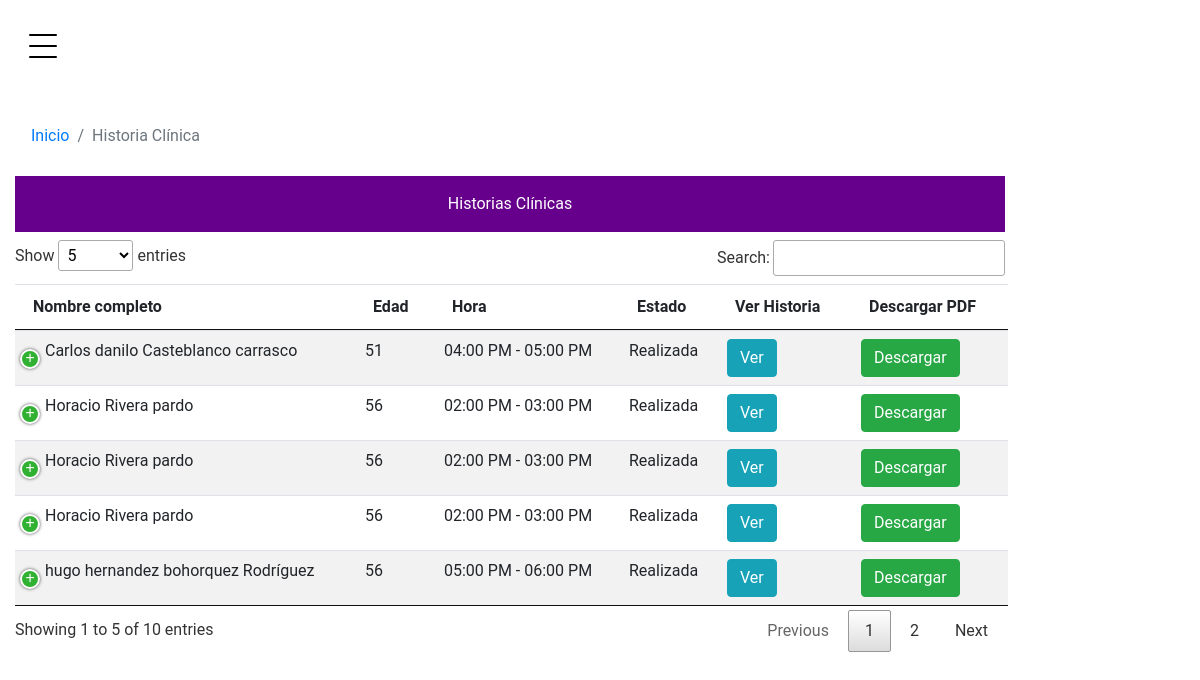
Screenshot of /Admin/historia_clinica.php (signed in) with the database file from the repository.
### tables this page shows
CREATE TABLE `citas` (
  `id_cita` int(11) NOT NULL,
  `id_paciente` int(11) NOT NULL,
  `id_doctor` int(11) NOT NULL,
  `fecha_cita` date NOT NULL,
  `hora_cita` varchar(20) DEFAULT NULL,
  `id_consultas` int(11) NOT NULL,
  `estado` varchar(11) NOT NULL
);

CREATE TABLE `pacientes` (
  `id_paciente` int(11) NOT NULL,
  `nombre` varchar(255) NOT NULL,
  `apellido` varchar(255) NOT NULL,
  `telefono` varchar(50) NOT NULL,
  `sexo` varchar(60) NOT NULL,
  `fecha_nacimiento` date NOT NULL,
  `correo_electronico` varchar(255) NOT NULL,
  `clave` varchar(255) NOT NULL,
  `foto_perfil` varchar(255) DEFAULT NULL,
  `tipo_imagen` varchar(20) DEFAULT 'perfil',
  `eps` varchar(255) DEFAULT NULL,
  `ocupacion` varchar(255) DEFAULT NULL,
  `estado_civil` varchar(50) DEFAULT NULL,
  `cedula` varchar(50) DEFAULT NULL,
  `emergencia_nombre` varchar(255) DEFAULT NULL,
  `emergencia_telefono` varchar(50) DEFAULT NULL,
  `menor_acompanante` varchar(255) DEFAULT NULL,
  `menor_parentesco` varchar(50) DEFAULT NULL,
  `menor_telefono` varchar(50) DEFAULT NULL,
  `tipo_sangre` varchar(10) DEFAULT NULL,
  `alertas_medicas` text DEFAULT NULL,
  `lugar_direccion_residencia` varchar(255) DEFAULT NULL,
  `numero_documento` varchar(20) DEFAULT NULL,
  `historia_cardiovasculares` enum('Sí','No') DEFAULT 'No',
  `historia_hemorragicas` enum('Sí','No') DEFAULT 'No',
  `historia_dermatologicas` enum('Sí','No') DEFAULT 'No',
  `historia_mentales` enum('Sí','No') DEFAULT 'No',
  `historia_diabetes` enum('Sí','No') DEFAULT 'No',
  `historia_cancer` enum('Sí','No') DEFAULT 'No',
  `historia_artritis` enum('Sí','No') DEFAULT 'No',
  `historia_alergias` enum('Sí','No') DEFAULT 'No',
  `historia_cirugias` enum('Sí','No') DEFAULT 'No',
  `historia_otros` text DEFAULT NULL
);

### php/consultas.php (called while the page is built, shortened)
<?php
function MostrarCitasCompletadas($link, $id_doctor)
{
    $query = "
        SELECT
            c.id_cita, p.id_paciente, p.nombre, p.apellido, d.nombreD,
            p.fecha_nacimiento, c.fecha_cita, c.hora_cita, con.tipo, c.estado,
            YEAR(CURDATE()) - YEAR(p.fecha_nacimiento) AS años, pd.descripcion
        FROM citas AS c
        LEFT JOIN pacientes AS p ON p.id_paciente = c.id_paciente
        LEFT JOIN doctor AS d ON d.id_doctor = c.id_doctor
        LEFT JOIN consultas AS con ON con.id_consultas = c.id_consultas
        LEFT JOIN paciente_diagnostico AS pd ON pd.id_cita = c.id_cita
        WHERE d.id_doctor = ? AND c.estado = 'A'";
    $stmt = mysqli_prepare($link, $query);
    mysqli_stmt_bind_param($stmt, "i", $id_doctor);
    mysqli_stmt_execute($stmt);
    $result = mysqli_stmt_get_result($stmt);
    return $result;
}
?>

### Admin/historia_clinica.php (the view, shortened to what this page needs)
<?php
include_once('../php/conexionDB.php');
include_once('../php/consultas.php');
$vUsuario = $_SESSION['id_doctor'];
$resultadoCitas = MostrarCitasCompletadas($link, $vUsuario);
?>
<!DOCTYPE html>
<html lang="es">
<head>
    <link rel="stylesheet" href="../src/css/lib/bootstrap/css/bootstrap.min.css">
    <link rel="stylesheet" href="../src/css/admin.css?v=3.8">
    <link rel="stylesheet" href="../src/css/custom_styles.css">
    <link rel="stylesheet" href="../src/css/lib/fontawesome/css/all.css">
    <link rel="stylesheet" href="../src/js/lib/datatable/css/jquery.dataTables.min.css">
    <link rel="stylesheet" href="../src/js/lib/datatable/css/responsive.dataTables.min.css">
</head>
<body>
    <aside class="sidebar">
        <div class="toggle">
            <a href="#" class="burger js-menu-toggle" data-toggle="collapse" data-target="#main-navbar">
                <span></span>
            </a>
        </div>
    </aside>
    <main class="bg bg-white">
        <div class="site-section">
            <div class="container">
                <div class="row justify-content-center">
                    <div class="col-md-12">
                        <div class="content-box-large">
                            <ol class="breadcrumb bg-white">
                                <li class="breadcrumb-item"><a href="./inicioAdmin.php">Inicio</a></li>
                                <li class="breadcrumb-item active">Historia Clínica</li>
                            </ol>
                            <div class="panel-body">
                                <div class="row">
                                    <div class="col-md-12 text-info">
                                        <div class="p-3 mb-2 bg-primary text-white text-center">Historias Clínicas</div>
                                        <table id="example" class="table table-striped nowrap responsive">
                                            <thead>
                                                <tr>
                                                    <th>Nombre completo</th>
                                                    <th>Edad</th>
                                                    <th>Hora</th>
                                                    <th>Estado</th>
                                                    <th>Ver Historia</th>
                                                    <th>Descargar PDF</th>
                                                </tr>
                                            </thead>
                                            <tbody>
                                                <?php while ($row = mysqli_fetch_array($resultadoCitas, MYSQLI_ASSOC)) { ?>
                                                    <tr>
                                                        <td><?php echo $row['nombre'] . ' ' . $row['apellido']; ?></td>
                                                        <td><?php echo $row['años'] ?? 'N/A'; ?></td>
                                                        <td><?php echo $row['hora_cita'] ?? 'N/A'; ?></td>
                                                        <td>Realizada</td>
                                                        <td><a class="btn btn-info" href="ver_historia.php?id_cita=<?php echo $row['id_cita']; ?>&id_paciente=<?php echo $row['id_paciente']; ?>">Ver</a></td>
                                                        <td>
                                                            <form action="descargar_historia.php" method="POST">
                                                                <button type="submit" class="btn btn-success">Descargar</button>
                                                            </form>
                                                        </td>
                                                    </tr>
                                                <?php } ?>
                                            </tbody>
                                        </table>
                                    </div>
                                </div>
                            </div>
                        </div>
                    </div>
                </div>
            </div>
        </div>
    </main>
</body>
</html>

### src/css/admin.css (style rules this page uses)
body { display: flex; font-family: "Roboto", -apple-system, BlinkMacSystemFont, "Segoe UI", Roboto, "Helvetica Neue", Arial, "Noto Sans", sans-serif, "Apple Color Emoji", "Segoe UI Emoji", "Segoe UI Symbol", "Noto Color Emoji"; background-color: #ffffff; position: relative; margin: 0; }
body:before { position: absolute; content: ""; z-index: 1; top: 0; left: 0; right: 0; bottom: 0; background-color: rgba(0, 0, 0, 0.05); opacity: 0; visibility: hidden; -webkit-transition: 0.3s all ease-in-out; -o-transition: 0.3s all ease-in-out; transition: 0.3s all ease-in-out; }
a { -webkit-transition: 0.3s all ease; -o-transition: 0.3s all ease; transition: 0.3s all ease; }
a, a:hover { text-decoration: none !important; }
.site-section { padding: 7rem 0; }
aside, main { height: auto; min-height: 100vh; color: rgb(0, 0, 0); }
aside { width: 300px; left: 0; z-index: 1001; position: fixed; -webkit-transform: translateX(-100%); -ms-transform: translateX(-100%); transform: translateX(-100%); background-color: #fff; -webkit-transition: 1s -webkit-transform cubic-bezier(0.23, 1, 0.32, 1); transition: 1s -webkit-transform cubic-bezier(0.23, 1, 0.32, 1); -o-transition: 1s transform cubic-bezier(0.23, 1, 0.32, 1); transition: 1s transform cubic-bezier(0.23, 1, 0.32, 1); transition: 1s transform cubic-bezier(0.23, 1, 0.32, 1), 1s -webkit-transform cubic-bezier(0.23, 1, 0.32, 1); }
aside .toggle { padding-left: 30px; padding-top: 30px; position: absolute; right: 0; -webkit-transform: translateX(100%); -ms-transform: translateX(100%); transform: translateX(100%); }
main { width: 100%; -webkit-transition: 1s -webkit-transform cubic-bezier(0.23, 1, 0.32, 1); transition: 1s -webkit-transform cubic-bezier(0.23, 1, 0.32, 1); -o-transition: 1s transform cubic-bezier(0.23, 1, 0.32, 1); transition: 1s transform cubic-bezier(0.23, 1, 0.32, 1); transition: 1s transform cubic-bezier(0.23, 1, 0.32, 1), 1s -webkit-transform cubic-bezier(0.23, 1, 0.32, 1); }
main .container { max-width: 85%; margin-left: 0; padding-left: 15px; padding-right: 15px; }
.burger { width: 28px; height: 32px; cursor: pointer; position: relative; z-index: 99; float: right; }
.burger:before, .burger span, .burger:after { width: 100%; height: 2px; display: block; background: #000; border-radius: 2px; position: absolute; opacity: 1; }
.burger:before, .burger:after { -webkit-transition: top 0.35s cubic-bezier(0.23, 1, 0.32, 1), opacity 0.35s cubic-bezier(0.23, 1, 0.32, 1), background-color 1.15s cubic-bezier(0.86, 0, 0.07, 1), -webkit-transform 0.35s cubic-bezier(0.23, 1, 0.32, 1); transition: top 0.35s cubic-bezier(0.23, 1, 0.32, 1), opacity 0.35s cubic-bezier(0.23, 1, 0.32, 1), background-color 1.15s cubic-bezier(0.86, 0, 0.07, 1), -webkit-transform 0.35s cubic-bezier(0.23, 1, 0.32, 1); -o-transition: top 0.35s cubic-bezier(0.23, 1, 0.32, 1), transform 0.35s cubic-bezier(0.23, 1, 0.32, 1), opacity 0.35s cubic-bezier(0.23, 1, 0.32, 1), background-color 1.15s cubic-bezier(0.86, 0, 0.07, 1); transition: top 0.35s cubic-bezier(0.23, 1, 0.32, 1), transform 0.35s cubic-bezier(0.23, 1, 0.32, 1), opacity 0.35s cubic-bezier(0.23, 1, 0.32, 1), background-color 1.15s cubic-bezier(0.86, 0, 0.07, 1); transition: top 0.35s cubic-bezier(0.23, 1, 0.32, 1), transform 0.35s cubic-bezier(0.23, 1, 0.32, 1), opacity 0.35s cubic-bezier(0.23, 1, 0.32, 1), background-color 1.15s cubic-bezier(0.86, 0, 0.07, 1), -webkit-transform 0.35s cubic-bezier(0.23, 1, 0.32, 1); -webkit-transition: top 0.35s cubic-bezier(0.23, 1, 0.32, 1), -webkit-transform 0.35s cubic-bezier(0.23, 1, 0.32, 1), opacity 0.35s cubic-bezier(0.23, 1, 0.32, 1), background-color 1.15s cubic-bezier(0.86, 0, 0.07, 1); content: ""; }
.burger:before { top: 4px; }
.burger span { top: 15px; }
.burger:after { top: 26px; }
.bg-primary { background-color: #66008c !important; }
.bg-primary.text-white { color: #ffffff !important; }

### src/css/custom_styles.css (style rules this page uses)
:root { --primary-purple: #6a1b9a; --secondary-purple: #9F7AEA; --light-gray: #F8F9FA; --dark-gray: #333333; }
.sidebar { background-color: #FFFFFF; border-right: 1px solid #E9ECEF; }

### rows the page displays
citas: id_paciente.nombre "Horacio", id_paciente.apellido "Rivera pardo", años "56", hora_cita "02:00 PM - 03:00 PM"
citas: id_paciente.nombre "Horacio", id_paciente.apellido "Rivera pardo", años "56", hora_cita "02:00 PM - 03:00 PM"
citas: id_paciente.nombre "Horacio", id_paciente.apellido "Rivera pardo", años "56", hora_cita "02:00 PM - 03:00 PM"
citas: id_paciente.nombre "hugo hernandez", id_paciente.apellido "bohorquez Rodríguez", años "56", hora_cita "05:00 PM - 06:00 PM"
citas: id_paciente.nombre "Carlos danilo", id_paciente.apellido "Casteblanco carrasco", años "51", hora_cita "04:00 PM - 05:00 PM"
